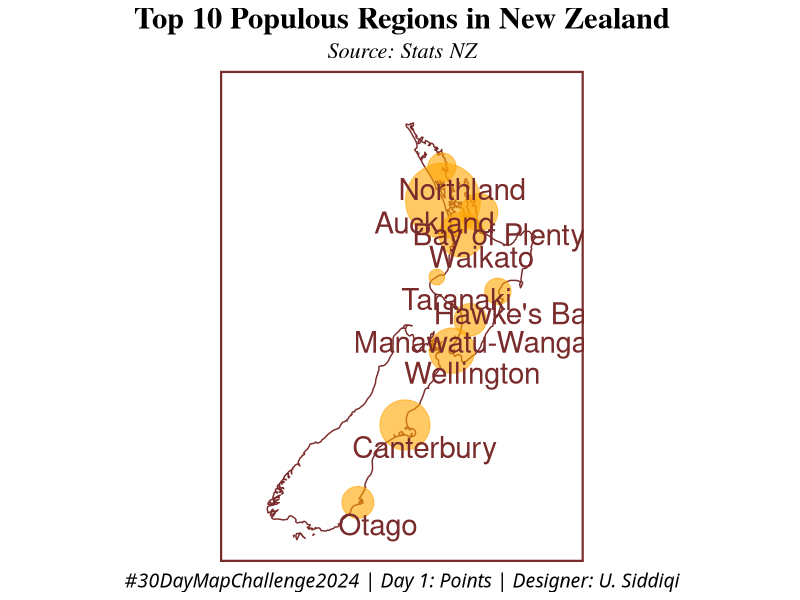

Reproduce this figure in R.
###############################################
###     30 Day Map Challenge                ###
###      Nov 01, 2024.                      ###
###      Day 1: Points                      ###
###      Umema A. Siddiqi                   ###
###############################################

# Load necessary libraries -----------------------------------
library(ggplot2)
library(maps)
library(dplyr)

# Create a data frame with region information ---------------
region_data <- data.frame(
  region = c("Auckland", "Canterbury", "Wellington", 
             "Waikato", "Bay of Plenty", "Manawatu-Wanganui", 
             "Otago", "Northland", "Hawke's Bay", 
             "Taranaki", "Southland", "Tasman", 
             "Nelson", "Gisborne", "Marlborough", 
             "West Coast"),
  population = c(1798300, 694400, 550600, 536200, 355200, 
                 263300, 257200, 204800, 185400, 130800, 
                 106100, 60000, 55200, 53300, 52300, 
                 34800),
  lat = c(-36.8485 + 0.1,  # Move Auckland up slightly so it doesn't overlap
          -43.5321, 
          -41.2865, 
          -37.7800, 
          -37.0 - 0.1,  # Move Bay of Plenty down slightly
          -40.3500, 
          -45.8742, 
          -35.7300, 
          -39.4900, 
          -39.0610, 
          -46.4130, 
          -41.2500, 
          -41.2700, 
          -38.6450, 
          -41.5120, 
          -42.0000),
  lon = c(174.7633 -0.4, 172.6362, 174.7762, 175.2000, 176.0, 
          175.6000, 170.5036, 174.3200, 176.8500, 174.0870, 
          168.3520, 172.8000, 173.2800, 178.0230, 173.9600, 
          171.0000)
)

# Get the top 10 regions by population -----------------------
top_regions <- region_data %>%
  arrange(desc(population)) %>%
  head(10)

# Create a map of New Zealand --------------------------------
nz_map <- map_data("nz")

# Create the bubble map --------------------------------------
bubble_map <- ggplot() +
  # Draw the New Zealand map 
  geom_polygon(data = nz_map, aes(x = long, y = lat, group = group), 
               fill = "white", color = "#7A2B2B") +  
  # Add region bubbles sized by population for top 10 regions
  geom_point(data = top_regions, aes(x = lon, y = lat, size = population),
             color = "orange", alpha = 0.6) + # Adjust opacity
  # Add region names
  geom_text(data = top_regions, aes(x = lon + ifelse(region == "Auckland", -0.4, 0.9), 
                                    y = lat, label = region),
            vjust = 1.5, size = 7.5, color = "#7A2B2B") +
  labs(title = "Top 10 Populous Regions in New Zealand",
       subtitle = "Source: Stats NZ",
       caption = "#30DayMapChallenge2024 | Day 1: Points | Designer: U. Siddiqi") +
  theme_minimal() +
  theme(
    plot.title = element_text(hjust = 0.5, family = "serif", size = 22, face = "bold"),
    plot.subtitle = element_text(hjust = 0.5, family = "serif", size = 16, face = "italic"),
    plot.caption = element_text(hjust = 0.5, family = "sansserif", face = "italic", size = 14),
    legend.position = "none",
    panel.grid.major = element_blank(),
    panel.grid.minor = element_blank(),
    axis.text = element_blank(),
    axis.ticks = element_blank(),
    axis.title.x = element_blank(),
    axis.title.y = element_blank(),
    panel.border = element_rect(color = "#7A2B2B", fill = NA, size = 1.5)  
  ) +
  coord_fixed(1.5) +  # Fix aspect ratio for a larger map
  xlim(c(165, 180)) +  # Limit x-axis to focus on NZ
  ylim(c(-47, -33.5)) +  # Limit y-axis to focus on NZ
  scale_size_continuous(range = c(5, 25))  # Adjust size range for region bubbles

# Save the plot as JPG --------------------------------------------
ggsave("NZ_Top_10_Regions.jpg", plot = bubble_map, width = 10, height = 14, dpi = 320)  
